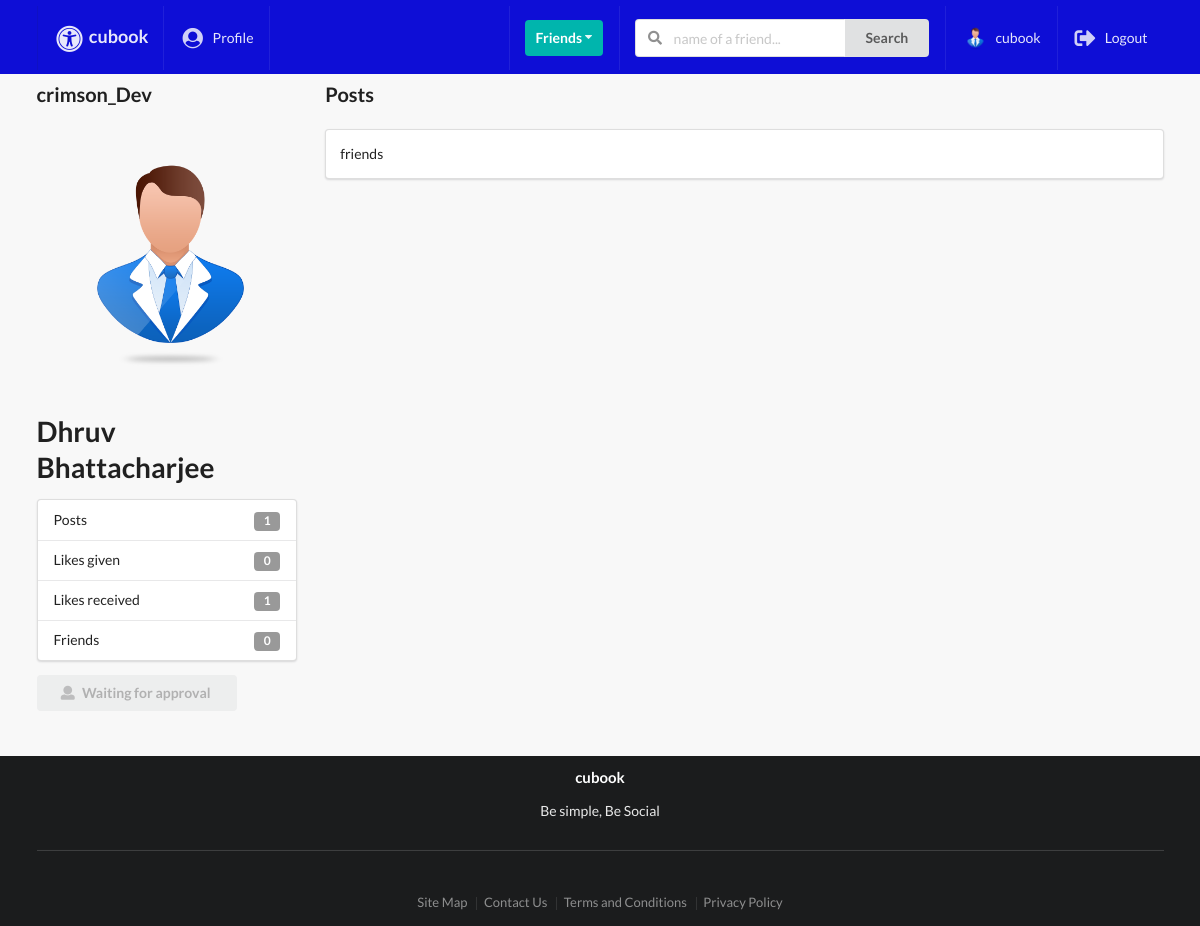
Page /profiles/dhruv-bhattacharjee/ (signed in) on the committed database.
### profiles/models.py (models this page shows, shortened)
class Profile(models.Model):
    first_name = models.CharField(max_length=200, blank=True)
    last_name = models.CharField(max_length=200, blank=True)
    user = models.OneToOneField(User, on_delete=models.CASCADE)
    bio = models.TextField(default="User has no bio ", max_length=300)
    email = models.EmailField(max_length=200, blank=True)
    country = models.CharField(max_length=200, blank=True)
    avatar = models.ImageField(default='avatar.png', upload_to='avatars/')
    friends = models.ManyToManyField(User, blank=True, related_name='friends')
    slug = models.SlugField(unique=True, blank=True)
    updated = models.DateTimeField(auto_now=True)
    created = models.DateTimeField(auto_now_add=True)
    objects = ProfileManager()
    def get_friends_no(self):
        return self.friends.all().count()
    def get_posts_no(self):
        return self.posts.all().count()
    def get_all_authors_posts(self):
        return self.posts.all()
    def get_likes_given_no(self):
        likes = self.like_set.all()
        total_liked = 0
        for item in likes:
            if item.value=='Like':
                total_liked += 1
        return total_liked
    def get_likes_recieved_no(self):
        posts = self.posts.all()
        total_liked = 0
        for item in posts:
            total_liked += item.liked.all().count()
        return total_liked
    __initial_first_name = None
    __initial_last_name = None
    def __init__(self, *args, **kwargs):
        super().__init__(*args, **kwargs)
        self.__initial_first_name = self.first_name
        self.__initial_last_name = self.last_name

### posts/models.py (models this page shows, shortened)
class Post(models.Model):
    content = models.TextField()
    image = models.ImageField(upload_to='posts',validators=[FileExtensionValidator(['png','jpg','jpeg','gif'])], blank=True)
    liked = models.ManyToManyField(Profile,blank = True,related_name = 'likes')
    updated = models.DateTimeField(auto_now = True)
    created = models.DateTimeField(auto_now_add = True)
    author = models.ForeignKey(Profile, on_delete = models.CASCADE,related_name='posts')
    class Meta:
        ordering = ('-created',)

### profiles/views.py (the view)
# urls.py: path('<slug>/',ProfileDetailView.as_view(),name='profile-detail-view'),
class ProfileDetailView(LoginRequiredMixin, DetailView):
    model = Profile
    template_name = 'profiles/detail.html'
    def get_context_data(self, **kwargs):
        context = super().get_context_data(**kwargs)
        user = User.objects.get(username__iexact=self.request.user)
        profile = Profile.objects.get(user=user)
        rel_r = Relationship.objects.filter(sender=profile)
        rel_s = Relationship.objects.filter(receiver=profile)
        rel_receiver = []
        rel_sender = []
        for item in rel_r:
            rel_receiver.append(item.receiver.user)
        for item in rel_s:
            rel_sender.append(item.sender.user)
        context["rel_receiver"] = rel_receiver
        context["rel_sender"] = rel_sender
        context['posts'] = self.get_object().get_all_authors_posts()
        context['len_posts'] = True if len(self.get_object().get_all_authors_posts()) > 0 else False
        return context

### profiles/context_processors.py (called while the page is built)
def profile_pic(request):
    if request.user.is_authenticated:
        profile_obj = Profile.objects.get(user=request.user)
        pic = profile_obj.avatar
        return {'picture': pic}
    return{}

def invitations_received_no(request):
    if request.user.is_authenticated:
        profile_obj = Profile.objects.get(user=request.user)
        qs_count = Relationship.objects.invitations_received(profile_obj).count()
        return {'invites_num': qs_count}
    return{}

### profiles/models.py (called while the page is built)
    def invitations_received(self, receiver):
        qs = Relationship.objects.filter(receiver=receiver, status='send')
        return qs

### profiles/templates/profiles/detail.html (shortened to what this page needs)
{% extends 'base.html' %}
{% block content %}
<div class="ui grid">
    <br>
    <div class="row">
        <div class="four wide column">
            <p style="font-size:20px"><b>{{object.user}}</b></p>
            <img class="ui medium rounded image" src={{object.avatar.url}}>
            <h1>{{object.first_name}}  {{object.last_name}}</h1>
            <div class="ui vertical fluid menu">
                <div class="item">
                    Posts
                    <div class="ui label">{{ object.get_posts_no }}</div>
                </div>
                <div class="item">
                    Likes given
                    <div class="ui label">{{ object.get_likes_given_no }}</div>
                </div>
                <div class="item">
                    Likes received
                    <div class="ui label">{{ object.get_likes_recieved_no }}</div>
                </div>
                <div class="item">
                    Friends
                    <div class="ui label">{{ object.get_friends_no }}</div>
                </div>
            </div>
            {% if object.user in rel_receiver and request.user not in object.friends.all %}
                <button class="ui disabled button mb-5 w-big"><i class="user icon"></i>Waiting for approval</button>
            {% endif %}
        </div>
        <div class="twelve wide column">
        <p style="font-size:20px"><b>Posts</b></p>
            {% if len_posts %}
                {% for post in posts %}
                    <div class="segment ui fluid">
                        {{post.content}}
                    </div>
                {% endfor %}
            {% else %}
                <h1>No posts ...</h1>
            {% endif %}
        </div>
    </div>
</div>
{% endblock content %}

### templates/main/navbar.html (shortened to what this page needs)
{% url 'posts:main-post-view' as path_to_posts %}
{% url 'profiles:my-profile-view' as path_to_profile %}
<div class="ui fixed inverted menu nav mb-7">
    <div class="ui container">
        <a href="{{path_to_posts}}" class="{% if request.path == path_to_posts %}  {% endif %}item">
            <h3><i class="large universal access icon"></i>cubook</h3>
        </a>
        {% if request.user.is_authenticated %}
        <a href="{{path_to_profile}}" class="{% if request.path == path_to_profile %} active {% endif %}item">
            <i class="large user circle icon"></i> Profile
        </a>
        {% endif %}
        <div class="right menu">
            {% if request.user.is_authenticated %}
            <div class="item">
                <div class="ui floating dropdown icon button teal"> Friends
                  <i class="dropdown icon"></i>
                </div>
            </div>
                <div class="item">
                   <form action="" method="GET">
                        <div class="ui action left icon input">
                            <input class="prompt" type="text" name='q' placeholder="name of a friend...">
                            <button type='submit' class="ui button">Search</button>
                        </div>
                    </form>
                </div>
                <a href="{{path_to_profile}}" class="item">
                   <img src={{picture.url}} class="ui avatar image">&nbsp;{{ request.user }}
                </a>
                <a href="{% url 'account_logout' %}" class="ui item">
                 <i class="large sign out alternate icon"></i> Logout
                </a>
            {% else %}
            <a href="{% url 'account_login' %}" class="ui item">
                 <i class="large sign in alternate icon"></i> Login
            </a>
            {% endif %}
        </div>
    </div>
</div>

### static_project/style.css (style rules this page uses)
body { background: #f8f8f8 !important; }
.nav { border-radius: 0px !important; padding: 6px 0 4px 0 !important; background-color: #0e0ed6 !important; }
.mb-7 { margin-bottom: 7px !important; }
.mb-5 { margin-bottom: 5px !important; }
.w-big { width: 200px !important; }

### rows in the picture
Profile: user "crimson_Dev", avatar (placeholder picture), first_name "Dhruv", last_name "Bhattacharjee", get_posts_no "1", get_likes_given_no "0", get_likes_recieved_no "1", get_friends_no "0"
Post: content "friends"

### other values in the picture
{{ request.user }} "cubook"
